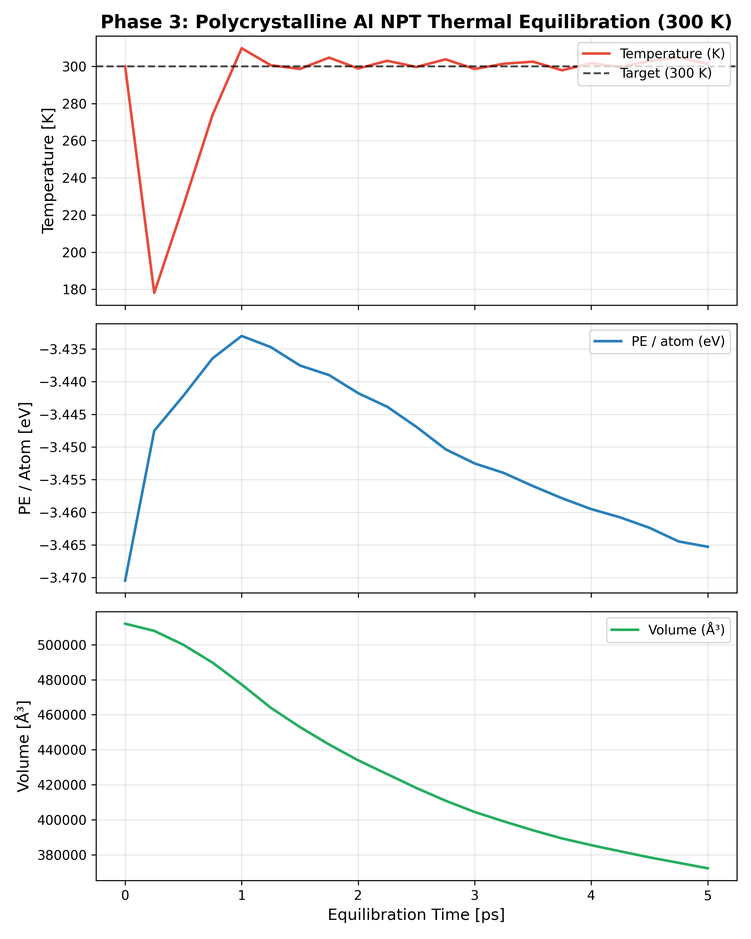
#> input picture plots/phase3_equilibration.png, 751 x 939 px, shrunk from 2400 x 3000 before the run, found by its file name
$ python assemble_master_figure.py
#> lines starting #> are read from the running program, lines starting #| are printed output that depends on the picture
import matplotlib.pyplot as plt
import matplotlib.image as mpimg
import os

def assemble_master_figure():
    print("--- Phase 9: Assembling Unified Master Publication Figure ---")

    fig, axes = plt.subplots(3, 2, figsize=(16, 18))

    img_paths = [
        os.path.join("plots", "phase3_equilibration.png"),
        os.path.join("plots", "phase4_stress_strain.png"),
        os.path.join("plots", "phase6_microstructure_graph.png"),
        os.path.join("plots", "phase7_gnn_training_loss.png"),
        os.path.join("plots", "phase8_nonlocal_kernel.png")
    ]

    titles = [
        "A) Polycrystalline Al NPT Thermal Equilibration",
        "B) Uniaxial Stress–Strain Response (MD)",
        "C) 3D Microstructure Graph Representation",
        "D) GNN Loss Convergence (Baseline GCN vs GAT)",
        "E) Microstructure-Informed Dirichlet Form Kernel"
    ]

    ax_flat = axes.flatten()

    for i, path in enumerate(img_paths):
        if os.path.exists(path):
            img = mpimg.imread(path)
#> img is the input picture: shape (939, 751, 4) float32; mean R, G, B, A 0.968, 0.969, 0.969, 1
            ax_flat[i].imshow(img)
            ax_flat[i].set_title(titles[i], fontsize=14, fontweight="bold", pad=10)
            ax_flat[i].axis("off")

    # Turn off unused 6th subplot
    ax_flat[5].axis("off")

    plt.suptitle("Microstructure-Informed Dirichlet Forms for Nonlocal Polycrystalline Fracture\nMultiscale Computational Proof-of-Concept Workflow", fontsize=16, fontweight="bold", y=0.99)
    plt.tight_layout()

    master_path = os.path.join("plots", "master_paper_figure.png")
    plt.savefig(master_path, dpi=300)
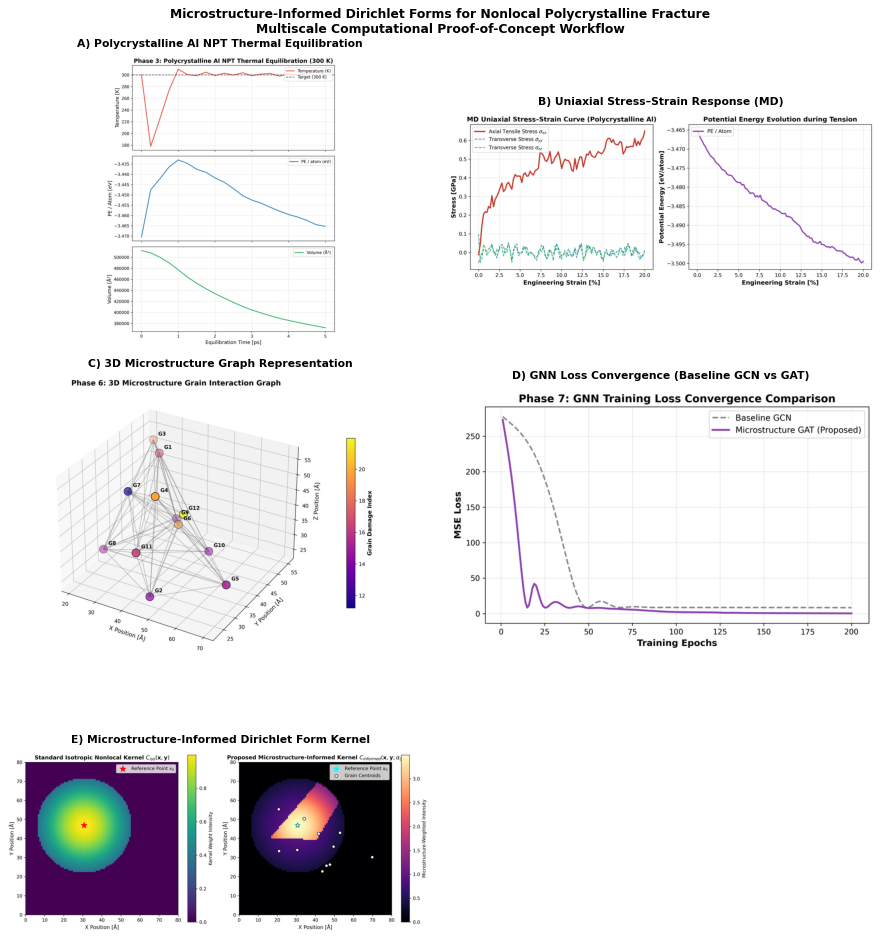
#> figure drawn by matplotlib, 5 panels
    print(f"Unified master publication figure saved to {master_path}.")

if __name__ == "__main__":
    assemble_master_figure()
